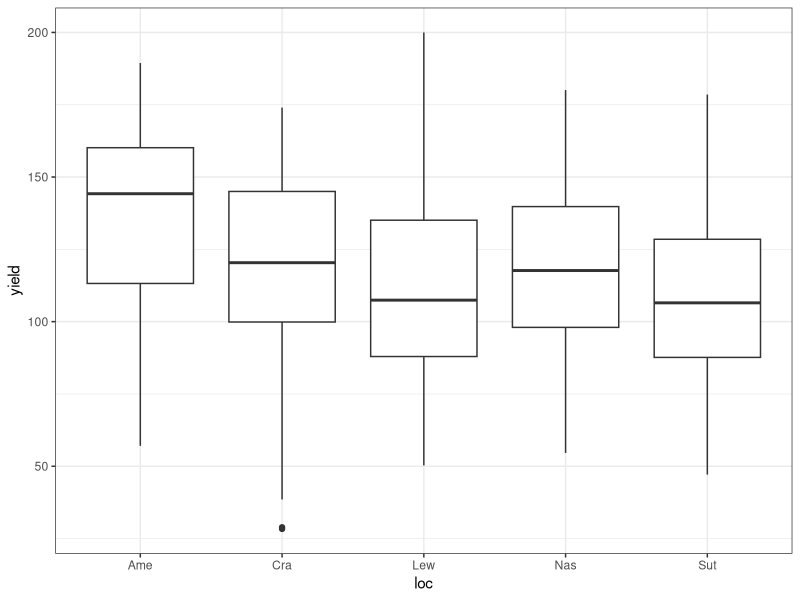
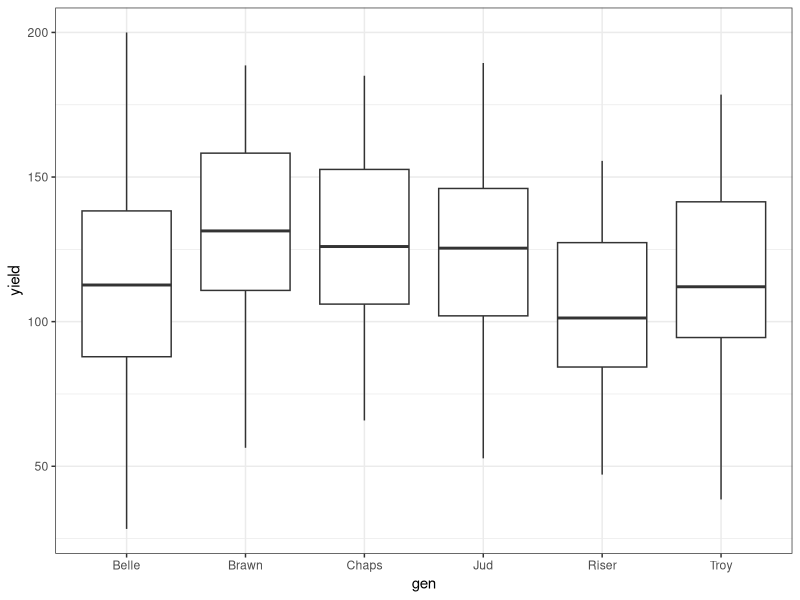
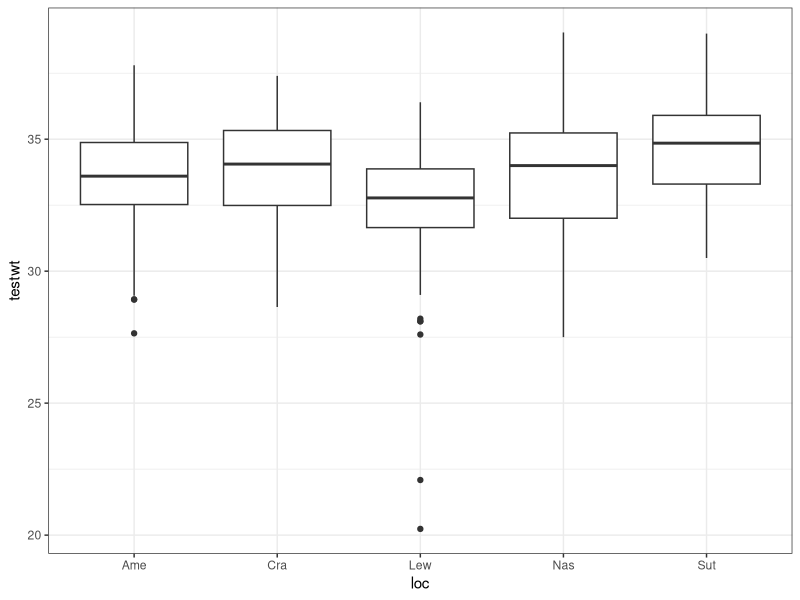
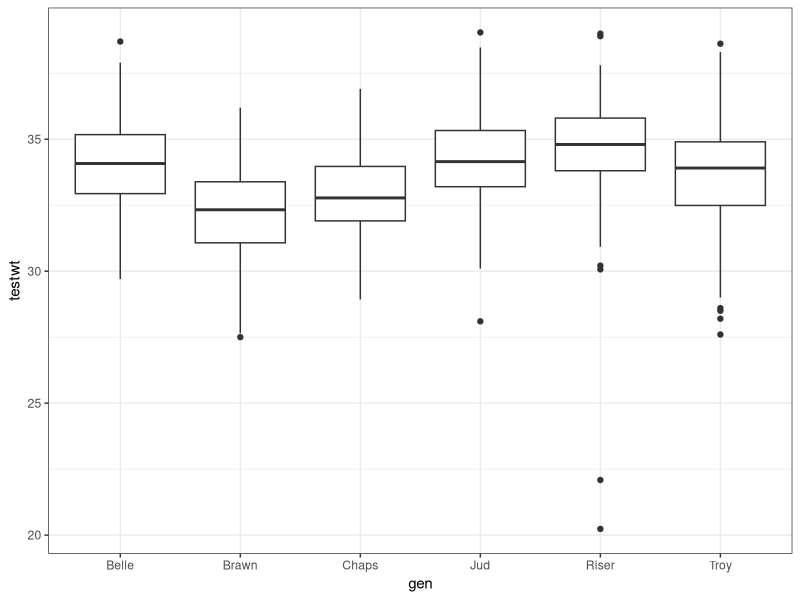
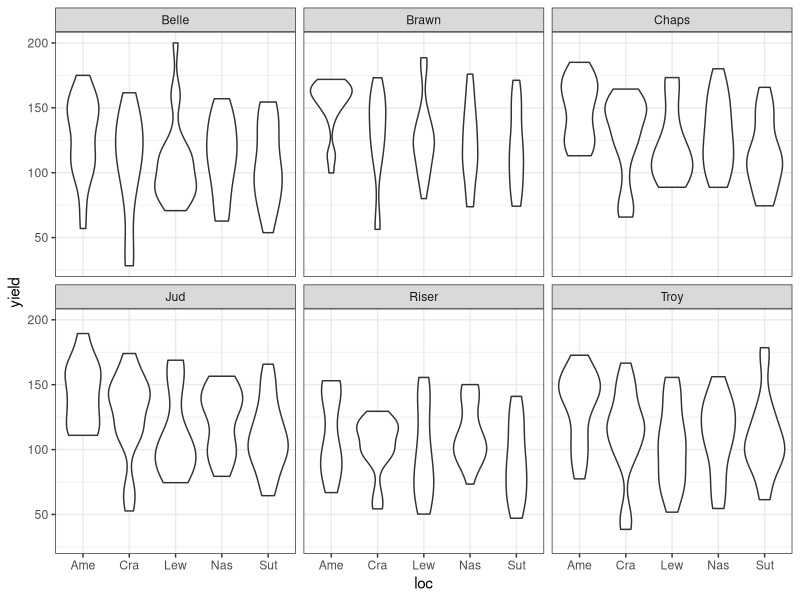
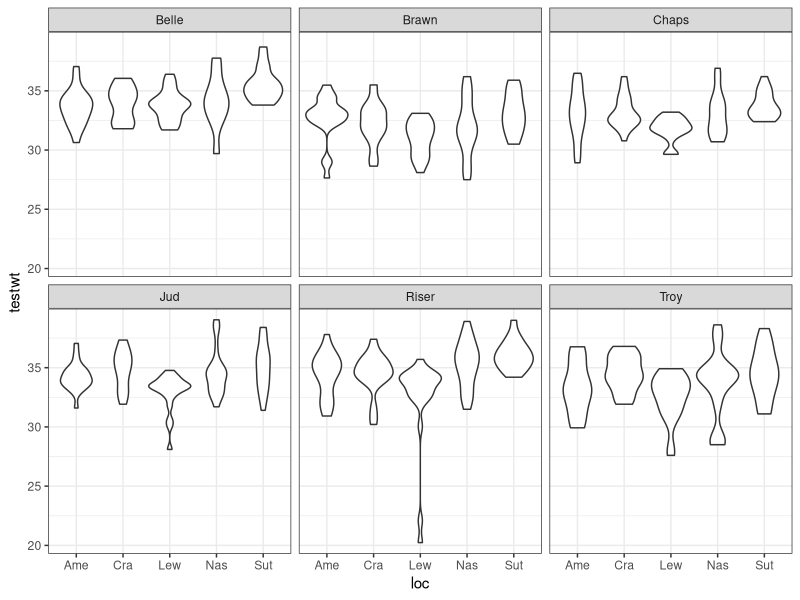
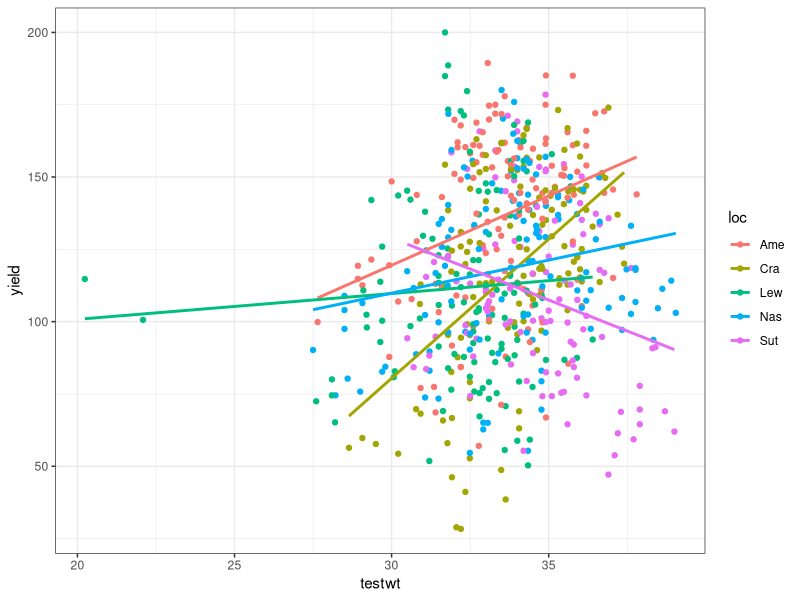

Generate these figures, in order, with R:
# Testing with edwards Oats
library(tidyverse)

edwards_oats <- read_csv('data/Edwards_oats.csv')

table(edwards_oats$gen)
with(edwards_oats, table(gen,loc))

# Use 6 of the genotypes with complete data
gen_use <- c('Belle', 'Chaps', 'Brawn', 'Jud', 'Riser', 'Troy')

head(edwards_oats, 10)
summary(edwards_oats, 10)
glimpse(edwards_oats)

oats_reduced <- filter(edwards_oats, gen %in% gen_use)

ggplot(oats_reduced, aes(x = loc, y = yield)) + geom_boxplot() + theme_bw()
ggplot(oats_reduced, aes(x = gen, y = yield)) + geom_boxplot() + theme_bw()

ggplot(oats_reduced, aes(x = loc, y = testwt)) + geom_boxplot() + theme_bw()
ggplot(oats_reduced, aes(x = gen, y = testwt)) + geom_boxplot() + theme_bw()

# G by E interaction plot
ggplot(oats_reduced, aes(x = loc, y = yield)) + geom_violin() + theme_bw() +
  facet_wrap(~ gen)
ggplot(oats_reduced, aes(x = loc, y = testwt)) + geom_violin() + theme_bw() +
  facet_wrap(~ gen)

ggplot(oats_reduced, aes(x = testwt, y = yield, color = loc)) + geom_point() + geom_smooth(method = lm, se = FALSE) + theme_bw()
